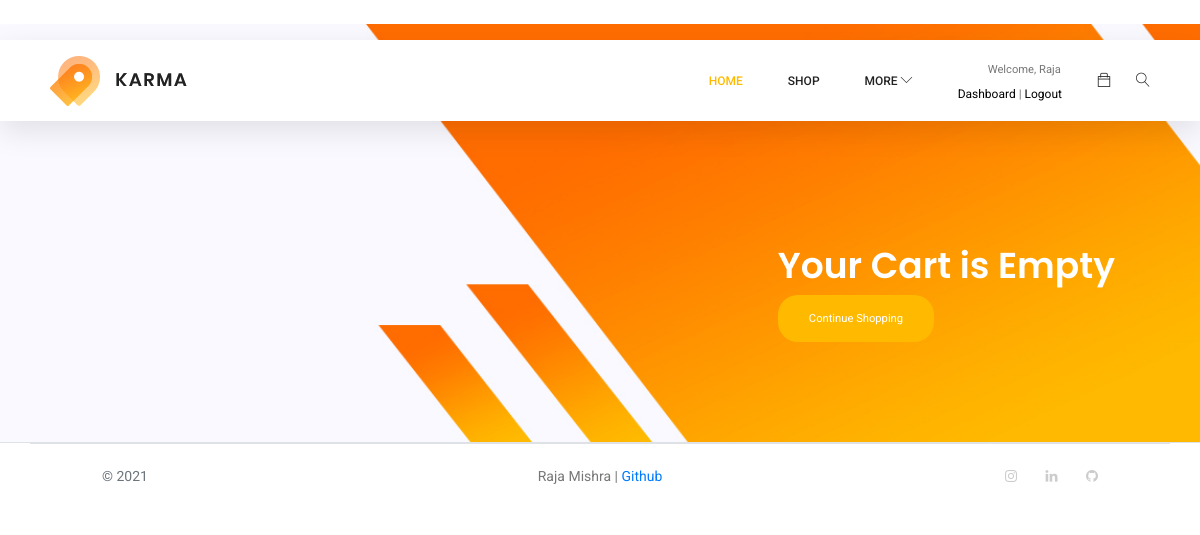
/cart/ (signed in), run on an earlier commit of the app's database.
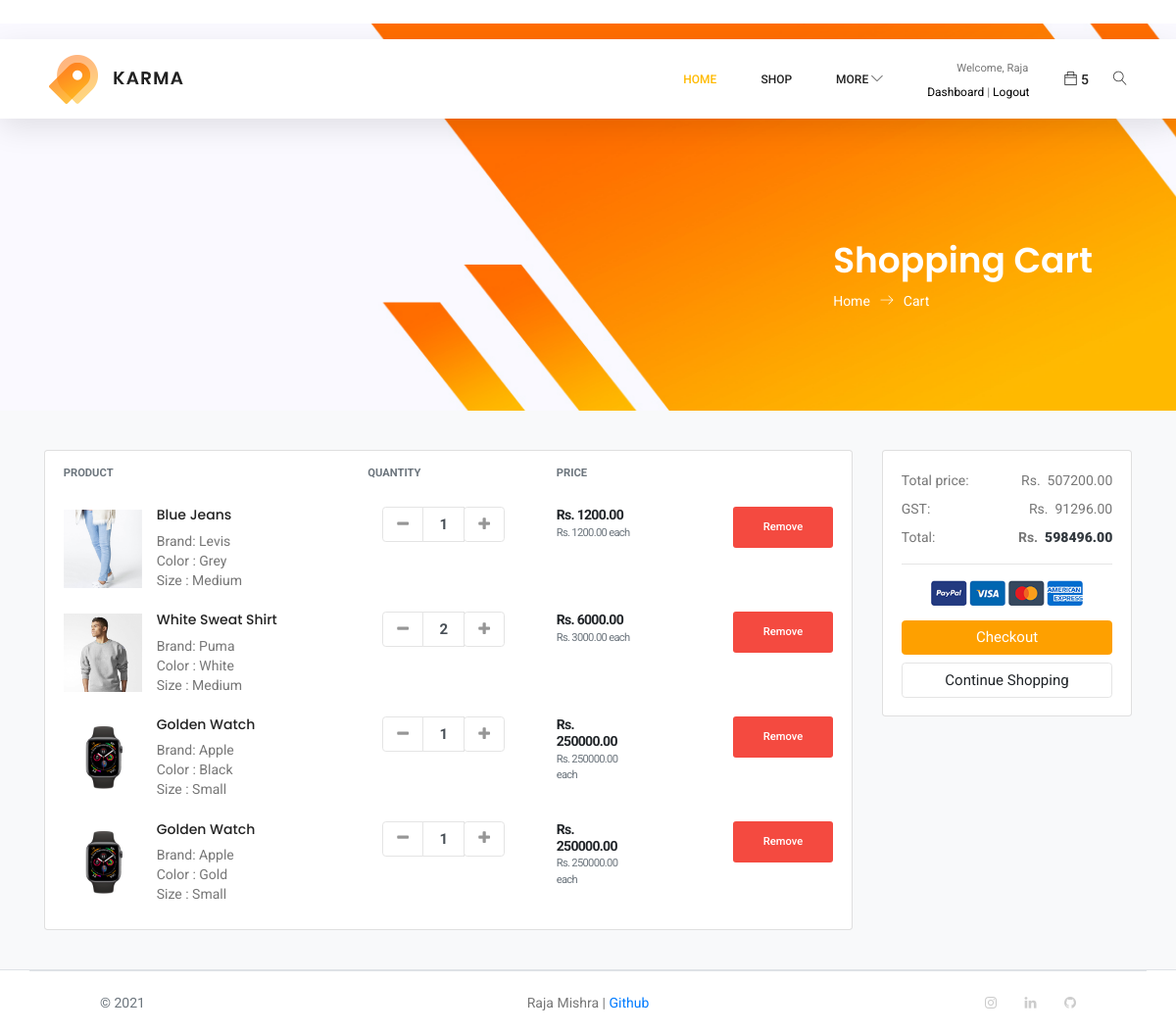
And on a later commit of the database.
### carts/models.py (models this page shows, shortened)
class CartItem(models.Model):
    user = models.ForeignKey(Accounts, on_delete=CASCADE, null=True)
    product   = models.ForeignKey(Product,on_delete=CASCADE)
    variations = models.ManyToManyField(Variation, blank=True)
    cart      = models.ForeignKey(Cart,on_delete=CASCADE, null=True)
    quantity  = models.IntegerField()
    is_active = models.BooleanField(default=True)
    def sub_total(self):
        return self.product.price * self.quantity

### store/models.py (models this page shows, shortened)
class Product(models.Model):
    product_name        = models.CharField(max_length=200,unique=True)
    brand               = models.ForeignKey('Brand', on_delete=models.SET_NULL, null=True)
    product_category    = models.ForeignKey(Category, on_delete = models.SET_NULL, null = True)
    slug                = models.SlugField(max_length=255, unique= True)
    price               = models.DecimalField(max_digits=10, decimal_places=2, null=True)
    description         = models.TextField(max_length=255, blank=True)
    product_img         = models.ImageField(upload_to='product/', blank=True, null=True)
    created             = models.DateTimeField(auto_now_add=True)
    modified_time       = models.DateTimeField(auto_now=True)
    stock               = models.IntegerField(null=True)
    is_available        = models.BooleanField(default=True)
    def get_url(self):
        return reverse('products_detail',args=[self.product_category.slug,self.slug])
    def display_image(self):
        return mark_safe('<img src="{}" width="100" />'.format(self.product_img.url))
    display_image.short_description = 'Image'
    display_image.allow_tags = True
    class Meta:
        verbose_name = 'Product'
        verbose_name_plural = 'Products'

class Brand(models.Model):
    brand_name = models.CharField(max_length=50)
    class Meta:
        verbose_name = 'brand'
        verbose_name_plural = 'brands'
    def __str__(self):
        return self.brand_name

class Variation(models.Model):
    product = models.ForeignKey(Product, on_delete=models.CASCADE)
    variation_category = models.CharField(max_length=100, choices=variation_category_choice)
    variation_value     = models.CharField(max_length=100)
    is_active           = models.BooleanField(default=True)
    created_date        = models.DateTimeField(auto_now=True)
    objects = VariationManager()

### carts/views.py (the view)
# urls.py: path('', views.cart,name='cart'),
def cart(request, total=0, quantity=0, cart_items=None):
    try:
        tax = 0
        cart_total = 0
        if request.user.is_authenticated:
            cart_items = CartItem.objects.filter(user=request.user, is_active=True)
        else:
            cart = Cart.objects.get(cart_id=_session_id(request))
            cart_items = CartItem.objects.filter(cart=cart, is_active=True)
        for cart_item in cart_items:
            total += (cart_item.product.price * cart_item.quantity)
            quantity += cart_item.quantity
        tax = (18 * total)/100
        cart_total = total + tax
    except ObjectDoesNotExist:
        pass
    context = {
        'total' : total,
        'quantity' : quantity,
        'cart_items' : cart_items,
        'tax' : tax,
        'cart_total' : cart_total,
    }
    return render(request,'shop/cart.html', context)

### carts/context_processors.py (called while the page is built)
def cart_count(request):
    count = 0
    if 'admin' in request.path:
        return {}
    else:
        try:
            cart = Cart.objects.filter(cart_id=_session_id(request))
            if request.user.is_authenticated:
                cart_items = CartItem.objects.all().filter(user=request.user)
            else:
                cart_items = CartItem.objects.all().filter(cart=cart[:1])
            for cart_item in cart_items:
                count += cart_item.quantity
        except Cart.DoesNotExist:
            count = 0
    return dict(count=count)

### carts/views.py (called while the page is built)
def _session_id(request):
    cart_id = request.session.session_key
    if not cart_id:
        cart_id = request.session.create()
    return cart_id

### category/context_processor.py (called while the page is built)
def menu_links(request):
    links = Category.objects.all()
    return dict(links=links)

### category/models.py (called while the page is built)
    def get_url(self):
            return reverse('products_by_category',args=[self.slug])

### templates/shop/cart.html (shortened to what the changed rows need)
{% extends 'base.html' %}
{% load static %}
{% block content %}
{% if not cart_items %}
<section class="banner-area organic-breadcrumb">
    <div class="container">
        <div class="breadcrumb-banner d-flex flex-wrap align-items-center justify-content-end">
            <div class="col-first">
                <h1>Your Cart is Empty</h1>
                <nav class="d-flex align-items-center">
                    <a href="{% url 'shop' %}" class="genric-btn primary circle arrow large">Continue Shopping</a>
                </nav>
            </div>
        </div>
    </div>
</section>
{% else %}
<section class="banner-area organic-breadcrumb">
    <div class="container">
        <div class="breadcrumb-banner d-flex flex-wrap align-items-center justify-content-end">
            <div class="col-first">
                <h1>Shopping Cart</h1>
                <nav class="d-flex align-items-center">
                    <a href="{% url 'home' %}">Home<span class="lnr lnr-arrow-right"></span></a>
                    <a href="category.html">Cart</a>
                </nav>
            </div>
        </div>
    </div>
</section>
<section class="section-content padding-y bg">
    <div class="container">
        <div class="row">
            <aside class="col-lg-9">
                <div class="card">
                    <table class="table table-borderless table-shopping-cart">
                        <thead class="text-muted">
                            <tr class="small text-uppercase">
                                <th scope="col">Product</th>
                                <th scope="col" width="120">Quantity</th>
                                <th scope="col" width="120">Price</th>
                                <th scope="col" class="text-right" width="200"> </th>
                            </tr>
                        </thead>
                        <tbody>
                            {% for cart_item in cart_items %}
                            <tr>
                                <td>
                                    <figure class="itemside align-items-center">
                                        <div class="aside"><a href="{{ cart_item.product.get_url }}"><img
                                                    src="{{cart_item.product.product_img.url}}" class="img-sm"></a>
                                        </div>
                                        <figcaption class="info" style="line-height: 20px;">
                                            <a href="{{ cart_item.product.get_url }}"
                                                class="title text-dark"><h6>{{cart_item.product.product_name}}</h6></a>
                                            <p>Brand: {{cart_item.product.brand}}</p>
                                            {% if cart_item.variations.all %}
						                        {% for item in cart_item.variations.all %}
							                        {{ item.variation_category | capfirst }} : {{ item.variation_value | capfirst }}<br>
						                        {% endfor %}
					                        {% endif %}
                                        </figcaption>
                                    </figure>
                                </td>
                                <td>
                                    <div class="col">
                                        <div class="input-group input-spinner">
                                            <div class="input-group-prepend">
                                                <a href="{% url 'remove_cart' cart_item.product.id cart_item.id %}"
                                                    class="btn btn-light" type="button" id="button-plus"> <i
                                                        class="fa fa-minus"></i> </a>
                                            </div>
                                            <input type="text" class="form-control" value="{{cart_item.quantity}}">
                                            <div class="input-group-append">
                                                <form action="{% url 'add_cart' cart_item.product.id %}" method="POST">
                                                    <button class="btn btn-light" type="submit" id="button-minus">
                                                        <i class="fa fa-plus"></i>
                                                    </button>
                                                </form>
                                            </div>
                                        </div>
                                    </div>
                                </td>
                                <td>
                                    <div class="price-wrap">
                                        <var class="price">Rs. {{cart_item.sub_total}}</var>
                                        <small class="text-muted"> Rs. {{cart_item.product.price}} each </small>
                                    </div>
                                </td>
                                <td class="text-right">
                                    <a href="{% url 'delete_cart_item' cart_item.product.id cart_item.id %}"
                                        class="genric-btn danger radius"> Remove</a>
                                </td>
                            </tr>
                            {% endfor %}
                        </tbody>
                    </table>
                </div>
            </aside>
            <aside class="col-lg-3">
                <div class="card">
                    <div class="card-body">
                        <dl class="dlist-align">
                            <dt>Total price:</dt>
                            <dd class="text-right">Rs.&nbsp;&nbsp;</dd>
                            <dd class="text-right">{{total}}</dd>
                        </dl>
                        <dl class="dlist-align">
                            <dt>GST:</dt>
                            <dd class="text-right">Rs.&nbsp;&nbsp;</dd>
                            <dd class="text-right">{{tax}}</dd>
                        </dl>
                        <dl class="dlist-align">
                            <dt>Total:</dt>
                            <dd class="text-right"><strong>Rs.&nbsp;&nbsp;</strong></dd>
                            <dd class="text-right text-dark b"><strong>{{cart_total}}</strong></dd>
                        </dl>
                        <hr>
                        <p class="text-center mb-3">
                            <img src="{% static 'img/misc/payments.png' %}" height="26">
                        </p>
                        <a href="{% url 'checkout' %}" class="btn btn-primary btn-block" style="background-color: #FEA000;border-color: #FEA000;"> Checkout </a>
                        <a href="{% url 'shop' %}" class="btn btn-light btn-block">Continue Shopping</a>
                    </div>
                </div>
            </aside>
        </div>
        {% endif %}
    </div>
</section>
{% endblock %}

### templates/includes/navbar.html (shortened to what this page needs)
{% load static %}
<header class="header_area sticky-header">
    <div class="main_menu">
        <nav class="navbar navbar-expand-lg navbar-light main_box">
            <div class="container" style="padding-left: 20px; padding-right: 20px;">
                <a class="navbar-brand logo_h" href="{% url 'home' %}"><img src="{% static 'img/logo.png' %}" alt=""></a>
                <div class="collapse navbar-collapse offset" id="navbarSupportedContent">
                    <ul class="nav navbar-nav menu_nav ml-auto" style="align-items: center;">
                        <li class="nav-item active"><a class="nav-link" href="{% url 'home' %}">Home</a></li>
                        <li class="nav-item"><a class="nav-link" href="{% url 'shop' %}">Shop</a></li>
                        <li class="nav-item submenu dropdown">
                            <a class="nav-link dropdown-toggle " href="{% url 'shop' %}"  data-toggle="dropdown" role="button" aria-haspopup="true" aria-expanded="false">More  <span class="lnr lnr-chevron-down"></span></i></a>
                            {% if user.id is None %}
                            <li class="nav-item">
                                <div class="post_tag">
                                    <small>Welcome, Guest</small><br>
                                    <div  style="font-size: 12px;">
                                        <a class="cart" href="{% url 'login' %}" style="color: #000000;">Sign in</a>
                                        <span class="dark-transp"> | </span>
                                        <a class="cart" href="{% url 'register' %}" style="color: #000000;">Register</a>
                                    </div>
                                </div>
                            </li>
                            {% else %}
                            <li class="nav-item">
                                <div class="post_tag">
                                    <small style="padding-left: 30px;">Welcome, {{user.first_name}}</small><br>
                                    <div  style="font-size: 12px;">
                                        <a class="cart" href="{% url 'dashboard' %}" style="color: #000000;">Dashboard</a>
                                        <span class="dark-transp"> | </span>
                                        <a class="cart" href="{% url 'logout' %}" style="color: #000000;">Logout</a>
                                    </div>
                                </div>
                            </li>
                            {% endif %}
                        </li>
                    </ul>
                    <ul class="nav navbar-nav navbar-right">
                        <li class="nav-item">
                            <a href="{% url 'cart' %}" class="cart">
                                <span class="ti-bag"></span>
                            </a>
                            {% if count != 0 %}
                                <span class="">{{count}}</span>
                            {% else %}
                                <span class=""></span>
                            {% endif %}
                        </li>
                        <li class="nav-item">
                            <span class="lnr lnr-magnifier" id="search"></span>
                        </li>
                    </ul>
                </div>
            </div>
        </nav>
    </div>
</header>

What changed in the data, as far as the page shows it:
added CartItem: product.product_img (picture), product.product_name "Blue Jeans", product.brand "Levis", quantity "1", sub_total "1200.00", product.price "1200.00"
now on this page (row unchanged): Variation: variation_category "Color", variation_value "Grey", shown under "Blue Jeans"
now on this page (row unchanged): Variation: variation_category "Size", variation_value "Medium", shown under "Blue Jeans"
added CartItem: product.product_img (picture), product.product_name "White Sweat Shirt", product.brand "Puma", quantity "2", sub_total "6000.00", product.price "3000.00"
now on this page (row unchanged): Variation: variation_category "Color", variation_value "White", shown under "White Sweat Shirt"
now on this page (row unchanged): Variation: variation_category "Size", variation_value "Medium", shown under "White Sweat Shirt"
added CartItem: product.product_img (picture), product.product_name "Golden Watch", product.brand "Apple", quantity "1", sub_total "250000.00", product.price "250000.00"
now on this page (row unchanged): Variation: variation_category "Color", variation_value "Black", shown under "Golden Watch"
now on this page (row unchanged): Variation: variation_category "Size", variation_value "Small"
added CartItem: product.product_img (picture), product.product_name "Golden Watch", product.brand "Apple", quantity "1", sub_total "250000.00", product.price "250000.00"
now on this page (row unchanged): Variation: variation_category "Color", variation_value "Gold", shown under "Golden Watch"
Also different on the page:
{{ count }}: (not shown) → "5"
{{ total }}: (not shown) → "507200.00"
{{ tax }}: (not shown) → "91296.00"
{{ cart_total }}: (not shown) → "598496.00"
text no longer shown: "Your Cart is Empty"
text now shown: "Shopping Cart Home Cart PRODUCT QUANTITY PRICE Total price: Rs. GST: Rs. Total: Rs. Checkout"
